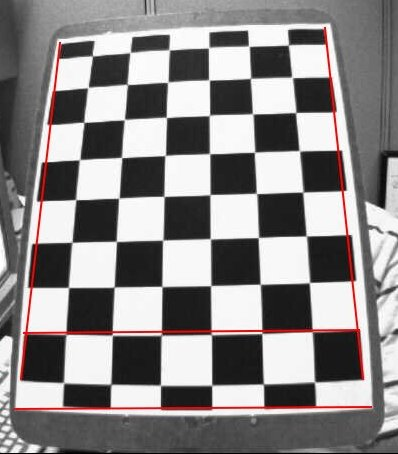
#> input picture calib_radial.jpg, 398 x 454 px, given in place of the camera
$ python playground.py
#> lines starting #> are read from the running program, lines starting #| are printed output that depends on the picture
import cv2
import numpy as np


cap = cv2.VideoCapture(0, cv2.CAP_DSHOW)
min_color_scale = 15

while cap.isOpened():
    img1 = cap.read()[1]
#> img1 is the input picture: shape (454, 398, 3); mean B, G, R 135.6, 135.6, 139
    img2 = cap.read()[1]
    # 彩色圖轉灰階圖
    gray1 = cv2.cvtColor(img1, cv2.COLOR_BGR2GRAY)
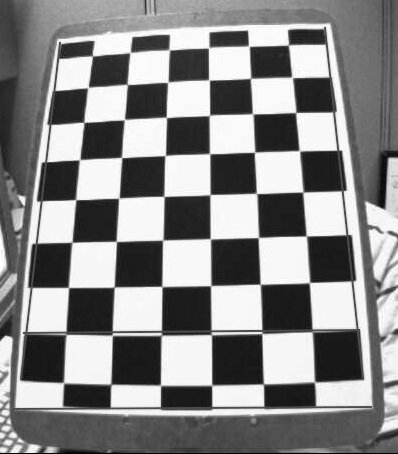
#> gray1: shape (454, 398); min 0, max 255, mean 136.6
    gray2 = cv2.cvtColor(img2, cv2.COLOR_BGR2GRAY)

    # 高斯模糊化處理
    blur1 = cv2.GaussianBlur(gray1,(5,5),0)
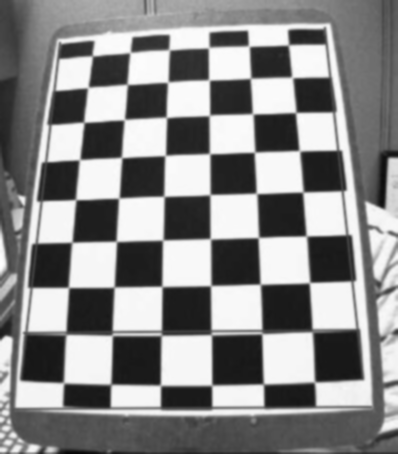
#> blur1: shape (454, 398); min 8, max 254, mean 136.7
    blur2 = cv2.GaussianBlur(gray2,(5,5),0)

    result = cv2.absdiff(blur1, blur2)
#> result: shape (454, 398); every value is 0
    # 色階大於15的元素賦值255，色階小於15則賦值0
    ret, th = cv2.threshold(result, min_color_scale, 255, cv2.THRESH_BINARY)
#> ret = 15

    # 膨脹函數cv2.dilate把二值化後的圖片進行輪廓加強處理
    dilated = cv2.dilate(th, None, iterations=1)

    erosion = cv2.erode(th, (9,9), iterations = 1)

    text = "min_color_scale = {}".format(min_color_scale)
    cv2.putText(result, text, (10, 40), cv2.FONT_HERSHEY_SIMPLEX, 0.8, (255, 255, 255), 1, cv2.LINE_AA)
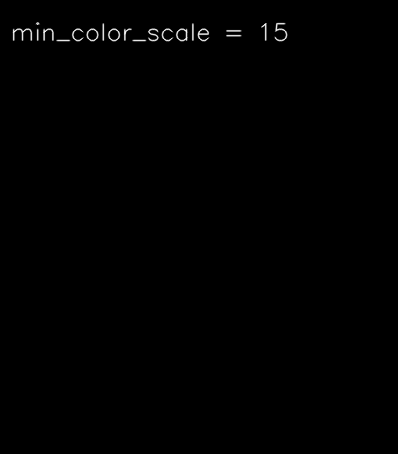
#> result: shape (454, 398); min 0, max 255, mean 0.9

    cv2.imshow("absdiff", result)
    cv2.imshow("erosion", erosion)
    cv2.imshow("threshold", th)
    cv2.imshow("dilate", dilated)

    key = cv2.waitKey(1) & 0xFF
#> (key Esc is pressed here)

    if key == 27 or key == 113:
        break
    elif key == 43:
        min_color_scale+=1
    elif key == 45:
        min_color_scale-=1
        # 255 is what the console returns when there is no key press...
    elif key != 255:
        print(key)

cap.release()
cv2.destroyAllWindows()
